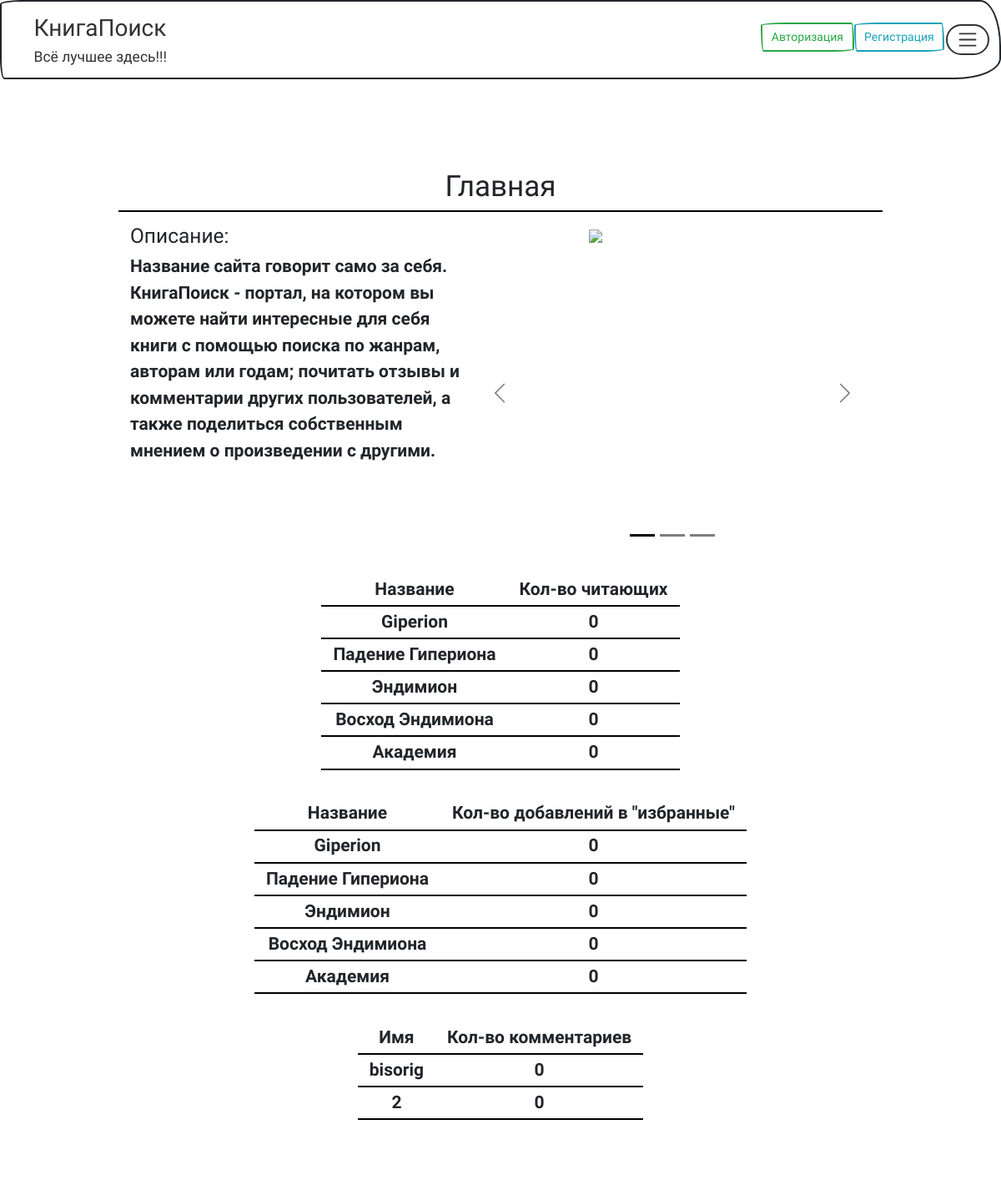
/index, run on the app's committed database.
### data/books.py (models this page shows)
class Book(SqlAlchemyBase, SerializerMixin):
    __tablename__ = 'books'
    id = sqlalchemy.Column(sqlalchemy.Integer, primary_key=True, autoincrement=True)
    title = sqlalchemy.Column(sqlalchemy.String, nullable=True)
    orig_name = sqlalchemy.Column(sqlalchemy.String)
    genre_id = sqlalchemy.Column(sqlalchemy.Integer, sqlalchemy.ForeignKey('genres.id'))
    author_id = sqlalchemy.Column(sqlalchemy.Integer, sqlalchemy.ForeignKey('authors.id'))
    genre = orm.relationship('Genre')
    author = orm.relationship('Author')
    info_id = sqlalchemy.Column(sqlalchemy.Integer, sqlalchemy.ForeignKey('info.id'))
    image_id = sqlalchemy.Column(sqlalchemy.Integer, sqlalchemy.ForeignKey('images.id'))
    info = orm.relationship('Info')
    image = orm.relationship('Image')
    work_year = sqlalchemy.Column(sqlalchemy.Integer)
    work_year_of_write = sqlalchemy.Column(sqlalchemy.Integer)
    noms = sqlalchemy.Column(sqlalchemy.String)
    wins = sqlalchemy.Column(sqlalchemy.String)
    similars = sqlalchemy.Column(sqlalchemy.String)
    comments = sqlalchemy.Column(sqlalchemy.String)
    num_of_readers = sqlalchemy.Column(sqlalchemy.Integer, default=0)
    favorite = sqlalchemy.Column(sqlalchemy.Integer, default=0)

### data/users.py (models this page shows, shortened)
class User(SqlAlchemyBase, UserMixin, SerializerMixin):
    __tablename__ = 'users'
    id = sqlalchemy.Column(sqlalchemy.Integer,
                           primary_key=True, autoincrement=True)
    name = sqlalchemy.Column(sqlalchemy.String, nullable=True)
    about = sqlalchemy.Column(sqlalchemy.String, nullable=True)
    email = sqlalchemy.Column(sqlalchemy.String,
                              index=True, unique=True, nullable=True)
    books = sqlalchemy.Column(sqlalchemy.String)
    favorite_books = sqlalchemy.Column(sqlalchemy.String)
    image = sqlalchemy.Column(sqlalchemy.Boolean, default=False)
    hashed_password = sqlalchemy.Column(sqlalchemy.String, nullable=True)
    created_date = sqlalchemy.Column(sqlalchemy.DateTime,
                                     default=datetime.datetime.now)
    comments = sqlalchemy.Column(sqlalchemy.Integer, default=0)
    admin = sqlalchemy.Column(sqlalchemy.Boolean, default=False)

### server.py (the view)
@app.route('/')
@app.route('/index')
def index():
    if current_user.__class__.__name__ == 'AnonymousUserMixin' or not current_user.image:
        user_image = False
    else:
        user_image = True
    session = db_session.create_session()
    books = session.query(Book).all()
    users = session.query(User).all()
    top_read_list = sorted(books, key=lambda x: x.num_of_readers, reverse=True)[:5]
    top_favorites_list = sorted(books, key=lambda x: x.favorite, reverse=True)[:5]
    top_comments_list = sorted(users, key=lambda x: x.comments, reverse=True)[:5]
    top_read = []
    top_comments = []
    top_favorites = []
    for book in top_read_list:
        top_read.append([book.image.link, book.title, book.id, book.num_of_readers])
    for book in top_favorites_list:
        top_favorites.append([book.image.link, book.title, book.id, book.favorite])
    for user in top_comments_list:
        top_comments.append([user.name, user.comments])
    session.close()
    return render_template('index.html', user_image=user_image, top_read=top_read, top_favorites=top_favorites,
                           top_comments=top_comments)

### data/db_session.py (called while the page is built)
def create_session() -> Session:
    global __factory
    return __factory()

### templates/index.html (shortened to what this page needs)
{% extends "base.html" %}
{% block content %}
    <div class="page" align="center">
        <div class="title">
            <h1>Главная</h1>
        </div>
            <div class="description">
                <div class="description-text">
                    <h3>Описание:</h3>
                    Название сайта говорит само за себя.
                    КнигаПоиск - портал, на котором вы можете
                    найти интересные для себя книги с помощью поиска по жанрам,
                    авторам или годам; почитать отзывы и комментарии других пользователей,
                    а также поделиться собственным мнением о произведении с другими.
                </div>
                <div id="carouselExampleDark" class="carousel carousel-dark slide slide-description">
                      <div class="carousel-indicators">
                        <button type="button" data-bs-target="#carouselExampleDark" data-bs-slide-to="0" class="active" aria-current="true" aria-label="Slide 1"></button>
                        <button type="button" data-bs-target="#carouselExampleDark" data-bs-slide-to="1" aria-label="Slide 2"></button>
                        <button type="button" data-bs-target="#carouselExampleDark" data-bs-slide-to="2" aria-label="Slide 3"></button>
                      </div>
                      <div class="carousel-inner">
                        <div class="carousel-item active" data-bs-interval="10000">
                            <a href="/book_page/1"><img src="https://fantlab.ru/images/editions/big/184?r=1575127844" class="d-block" width="200px"></a>
                        </div>
                      </div>
                      <button class="carousel-control-prev" type="button" data-bs-target="#carouselExampleDark" data-bs-slide="prev">
                        <span class="carousel-control-prev-icon" aria-hidden="true"></span>
                      </button>
                      <button class="carousel-control-next" type="button" data-bs-target="#carouselExampleDark" data-bs-slide="next">
                        <span class="carousel-control-next-icon" aria-hidden="true"></span>
                      </button>
                </div>
            </div>
        <div class="tops">
            <div class="top">
                <table class="table-top">
                    <tr>
                        <td>Название</td>
                        <td>Кол-во читающих</td>
                    </tr>
                    {% for book in top_read %}
                    <tr>
                        <td>{{ book[1] }}</td>
                        <td>{{ book[3] }}</td>
                    </tr>
                    {% endfor %}
                </table>
            </div>
            <div class="top">
                <table class="table-top">
                    <tr>
                        <td>Название</td>
                        <td>Кол-во добавлений в "избранные"</td>
                    </tr>
                    {% for book in top_favorites %}
                    <tr>
                        <td>{{ book[1] }}</td>
                        <td>{{ book[3] }}</td>
                    </tr>
                    {% endfor %}
                </table>
            </div>
            <div class="top">
                <table class="table-top">
                    <tr>
                        <td>Имя</td>
                        <td>Кол-во комментариев</td>
                    </tr>
                    {% for user in top_comments %}
                    <tr>
                        <td>{{ user[0] }}</td>
                        <td>{{ user[1] }}</td>
                    </tr>
                    {% endfor %}
                </table>
            </div>
        </div>
    </div>
{% endblock %}

### templates/base.html (shortened to what this page needs)
<!doctype html>
<html lang="en">
  <head>
    <link href="https://cdn.jsdelivr.net/npm/bootstrap@5.3.0-alpha3/dist/css/bootstrap.min.css"
    rel="stylesheet"
>
    <link rel="stylesheet" href="../static/css/bootstrap.min.css">
    <link rel="stylesheet" href="../static/css/mycss.css">
  </head>
  <body>
  <div>
    <div class="div-nav">
      <nav class="navbar">
        <div class="container-fluid">
            <a href="/" class="button main"><h2 class="main-title">КнигаПоиск</h2>
            <h5>Всё лучшее здесь!!!</h5>
            </a>
          <div class="menu">
            {% if current_user.is_authenticated %}
              <ul class="nav nav-tabs" role="tablist">
                <li class="nav-item dropdown">
                  <a class="nav-link dropdown-toggle" data-bs-toggle="dropdown" href="#" role="button" aria-haspopup="true"
                     aria-expanded="false"><span class="login">{{current_user.name}}</span><img src={%block image%}{% endblock %}
                                                                                                width="50px" height="50px" style="border-radius: 50%"></a>
                  <div class="dropdown-menu" style="">
                    <a class="dropdown-item" href="/profile">Профиль</a>
                    <a class="dropdown-item" href='/logout'>Выйти</a>
                  </div>
                </li>
              </ul>
            {% else %}
              <a href="/login" class="button">
                <button type="button" class="btn btn-outline-success">
                  Авторизация
                </button>
              </a>
              <a href="/register" class="button">
                <button type="button" class="btn btn-outline-info">
                  Регистрация
                </button>
              </a>
            {% endif %}
            <button class="navbar-toggler" type="button" data-bs-toggle="collapse"
                    data-bs-target="#navbarColor03" aria-controls="navbarColor03"
                    aria-expanded="false" aria-label="Toggle navigation">
              <span class="navbar-toggler-icon"></span>
            </button>
            </div>
          </div>
      </nav>
    </div>
  </div>
  <div>1</div>
    {% block content %}{% endblock %}
  </body>
</html>

### static/css/mycss.css (style rules this page uses)
html { font-size: 14px; }
h2.main-title { margin-top: 0.6rem; font-size: 2rem; }
div.carousel { margin: 0.5rem; }
a.button { text-decoration: none; }
a.main { margin-left: 2rem; }
.navbar-toggler { max-height: 45px; }
.title { border-bottom: 0.2rem solid black; }
.menu { display: flex; }
.navbar { background-color: white; }
.div-nav { position: fixed; z-index: 1; min-width: 100%; }
.page { margin: 0 auto; width: 1000px; background-color: white; margin-top: 10rem; margin-bottom: 5rem; padding: 3rem; }
body { overflow-x: scroll; background: url("../img/5.jpg"); background-size: 100%; }
.description { text-align: left; height: 30rem; width: 100%; display: inline-block; padding: 1rem; font-size: 1.5rem; min-width: 1000px; }
.slide-description { display: inline-block; width: 50%; height: 100%; }
.description-text { float: left; width: 400px; }
.d-block { display: block; margin: 0 auto; }
.top { text-align: left; font-size: 1.5rem; display: inline-block; padding: 1rem; }
.top td { padding: 0.2rem 1rem; text-align: center; border-bottom: 2px solid black; }
.carousel { z-index: 0; }

### data on the page
Book: title "Giperion", title "Giperion"
Book: title "Падение Гипериона", title "Падение Гипериона"
Book: title "Эндимион", title "Эндимион"
Book: title "Восход Эндимиона", title "Восход Эндимиона"
Book: title "Академия", title "Академия"
User: name "bisorig", comments "0"

### other printed values
{{ book[3] }} "0" "0" "0" "0" "0"
{{ user[0] }} "2"
{{ user[1] }} "0"
